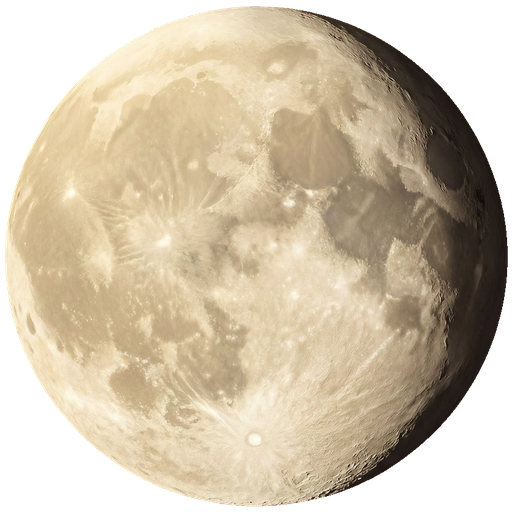
#> input picture tools/yuedeng/assets/img/moon.webp, 512 x 512 px; the run also reads 2 pictures not shown here
$ python gen_yuedeng_moon.py
#> lines starting #> are read from the running program, lines starting #| are printed output that depends on the picture; after the words box and inside, x2 and y2 are one past the last pixel; in counts of white or black regions, pixels touching at a corner belong together
"""Generate the 月下灯会 moon asset listed in docs/research/yuedeng-prompts.md.

The user rejected the CSS-drawn moon twice -- first "太像素化", then
"还是不好看，建议文生图月亮". CSS drawing is exhausted, so the moon becomes a
generated bitmap. This script never touches style.css / index.html / any game
module; another agent wires the asset in afterwards.

--------------------------------------------------------------------------
Gateway contract (docs/research/maas-image-api.md)
--------------------------------------------------------------------------
The ONLY working path is POST {MAAS_BASE_URL}/chat/completions with `content`
as a LIST of typed parts. /images/generations returns 400 "url error" on this
gateway and is never retried against -- this script has no code path to it.

`parameters.size` uses an ASTERISK ("1024*1024"); an 'x' silently falls back to
a square. Total pixels must sit in [589824, 16777216] or the gateway returns
HTTP 400 InvalidParameter, so a 512x512 asset CANNOT be requested directly --
it is generated at 1024*1024 and downscaled locally. Downscaling is a pipeline
step, not a fallback.

The image URL is at output.choices[0].message.content[i].image, an OSS URL that
expires in ~24h, so it is downloaded in the same breath it is returned.

The gateway has been returning quota errors (tpm_limit_exceeded,
"Allocated quota exceeded"). Those are retried with exponential backoff. An
asset that still fails after the retry budget is reported loudly, never skipped
silently.

--------------------------------------------------------------------------
SMOOTH pipeline -- the deliberate opposite of tests/gen_yueyan_pixels.py
--------------------------------------------------------------------------
The pixel pipeline (BOX reduce -> NEAREST snap -> palette quantize -> hard
alpha) is EXPLICITLY NOT USED. The user rejected the pixelated look. This file
contains no BOX, no NEAREST, no quantization and no alpha thresholding anywhere.

    raw 1024*1024 on a pure magenta #FF00FF ground
      -> chroma-key: distance-to-key mask (global tolerance)
      -> flood-fill region grow INWARD from the image border (border-connected
         component of that mask, grown by 4-neighbour dilation to a fixpoint)
      -> despill: strip the magenta cast off pixels still near the key colour
      -> halo cleanup: drop opaque border pixels that are basically bg colour
      -> 1-ring alpha erosion: kills the surviving background fringe
      -> crop to the opaque bounding box, squared, padded   (tight disc crop)
      -> Pillow **LANCZOS** downsample to 512x512           (smooth, not BOX)
      -> **lossless** WEBP

Why lossless WEBP: the moon is smooth gradients. Lossy WEBP ringing and
banding would re-introduce exactly the artefacts that make a gradient moon look
cheap. Lossless preserves every pixel exactly.

Why the tight bbox crop: the prompt asks for a >=12.5% composition margin, so
the disc would otherwise occupy only ~80% of the canvas and a 512px asset would
carry a ~410px disc -- below the 456px retina floor for the 228px display size.
Cropping to the disc makes the asset's full width BE the disc diameter, so the
wiring agent sets <img> width/height to the desired diameter with no conversion.

Why void RGB is refilled before resizing: LANCZOS over RGBA with (0,0,0,0)
voids drags the silhouette toward black and produces a dark fringe. Refilling
voids with the mean opaque colour keeps the edge cream-on-cream.

--------------------------------------------------------------------------
Determinism
--------------------------------------------------------------------------
Zero randomness in this file: no seeds, no shuffling, no random branches, and
every tie-break is over sorted sequences. The image model itself is NOT
deterministic and cannot be made so; the mitigation is that the raw PNG is
cached under docs/research/yuedeng-drafts/raw/ and reused, so a re-run never
calls the gateway and the shipped asset is byte-stable. Only --force re-rolls.

Usage:
    python tests/gen_yuedeng_moon.py                    # all 3, resumable
    python tests/gen_yuedeng_moon.py --only M-01        # subset
    python tests/gen_yuedeng_moon.py --only M-02 --force
    python tests/gen_yuedeng_moon.py --dry-run          # plan only, no network
    python tests/gen_yuedeng_moon.py --report           # objective metrics only
"""

import argparse
import json
import os
import sys
import time
import urllib.error
import urllib.request

import numpy as np
from PIL import Image

ROOT = os.path.dirname(os.path.dirname(os.path.abspath(__file__)))
SHIP_DIR = os.path.join(ROOT, "tools", "yuedeng", "assets", "img")
DRAFT_DIR = os.path.join(ROOT, "docs", "research", "yuedeng-drafts")
RAW_DIR = os.path.join(DRAFT_DIR, "raw")

# --------------------------------------------------------------------------
# Gateway contract
# --------------------------------------------------------------------------
CHAT_PATH = "/chat/completions"      # the ONLY path; /images/generations 400s
GEN_SIZE = "1024*1024"               # asterisk, NOT 'x'
GEN_W, GEN_H = 1024, 1024
MIN_TOTAL_PIXELS = 589_824           # = 768**2, boundary inclusive
MAX_TOTAL_PIXELS = 16_777_216        # = 4096**2

# Quota retry budget. tpm_limit_exceeded needs real minutes, not seconds.
QUOTA_MARKERS = ("tpm_limit_exceeded", "allocated quota exceeded",
                 "quota exceeded", "throttling", "rate limit", "too many requests")
RETRY_MAX = 6
BACKOFF_BASE = 25.0
BACKOFF_FACTOR = 2.0
BACKOFF_CAP = 300.0

# --------------------------------------------------------------------------
# Shipping geometry
# --------------------------------------------------------------------------
DISPLAY_PX = 228          # .moon in view-create (style.css:455)
RETINA_FLOOR = DISPLAY_PX * 2          # 456 px -- the crisp-on-retina floor
SHIP_SIZE = (512, 512)                 # 2.245x the display size, > 456
CROP_PAD_PX = 8                        # 1024-space pad around the disc bbox
WEBP_LOSSLESS = True                   # smooth gradients -> no lossy ringing

# --------------------------------------------------------------------------
# Keying tolerances (Euclidean distances in RGB).
# --------------------------------------------------------------------------
KEY_RGB = (255, 0, 255)    # pure magenta ground, asked for in the style suffix
BG_GLOBAL_TOL = 130.0      # a pixel this close to the key counts as background
HALO_TOL = 96.0            # fringe pixels still too close to the key to keep
ALPHA_CUT = 128            # >= this is opaque

# --------------------------------------------------------------------------
# Palette: exactly three tokens belong to the asset itself, plus the CSS-only
# halo token which is measured purely to prove no glow was baked in.
# --------------------------------------------------------------------------
PALETTE = [
    ("moon",     0xF2, 0xE4, 0xC4),   # --moon      disc base
    ("moon-dk",  0xC8, 0xB7, 0x95),   # --moon-dk   maria / limb transition
    ("moon-rim", 0x3A, 0x2E, 0x26),   # --moon-rim  limb darkening
    ("halo",     0xE8, 0xB8, 0x4B),   # --halo      CSS-only, must be ~0% here
]
HALO_MAX_PCT = 3.0         # a baked glow would push this up
SMOOTH_MIN_COLORS = 1500   # quantized pixel art carries <= 24; smooth carries thousands

# --------------------------------------------------------------------------
# Byte-identical style suffix. 3/3 prompts must end with exactly this line.
# --------------------------------------------------------------------------
# 流派钉定值。preflight 用它断言「风格必须钉定到某个具名流派」。
# 做成具名常量而非字面量，是为了让驱动脚本能合法地换流派（例如插画月），
# 同时这条守卫依然生效 —— 换流派是改设计决策，必须显式声明并留下痕迹，
# 而不是绕过检查。
GENRE_PIN = "写实天文月面摄影质感"

STYLE_SUFFIX = (
    "写实天文月面摄影质感，天文望远镜实拍风格，月面肌理柔和细腻明暗过渡自然，"
    "整体暖米白调，色板严格限定为月白#F2E4C4、月面暗部#C8B795、月缘墨褐#3A2E26，"
    "不得引入板外色，不偏冷蓝不偏银白不发青，画面绝无光晕光斑辉光星点云层，"
    "背景为纯品红#FF00FF纯色平涂，月轮边缘干净利落便于抠图，不用文字，不用水印，高清。"
)

NEG_MOON = (
    "文字，水印，签名，logo，text，watermark，signature，冷色调，蓝色调，银白色，"
    "青色，blue tone，光晕，辉光，光斑，镜头光晕，星空，星星，云层，云朵，玉兔，"
    "嫦娥，月宫，广寒宫，桂树，建筑剪影，人物剪影，动物剪影，卡通，插画，像素画，"
    "渐变高光，塑料厚涂，粗黑卡通描边，低分辨率，噪点，jpeg压缩伪影，多余物件，"
    "边框，月亮以外的任何物件"
)

# --------------------------------------------------------------------------
# Manifest: 3 rows. M-01 is the shipping asset; M-02 / M-03 are alternates so
# the user can pick one -- no agent in this harness can see images.
# --------------------------------------------------------------------------
ASSETS = [
    {
        "id": "M-01", "file": "moon.webp", "role": "primary",
        "body": (
            "一轮完整满月悬于画面正中，月轮为暖米白#F2E4C4 圆盘，月面布满柔和的环形山"
            "与暗色月海肌理，明暗起伏细腻自然，左上方受光略亮，月缘向墨褐#3A2E26 "
            "柔和暗化一圈，夜空辉光桂金#E8B84B 由画面外叠加本图绝不含任何辉光，"
            "不含任何建筑人物动物剪影与桂树月宫，背景为纯品红#FF00FF纯色平涂，"
            "月轮居中四周留出至少八分之一空白余量。"
        ),
    },
    {
        "id": "M-02", "file": "moon-b.webp", "role": "alternate",
        "body": (
            "一轮完整满月的正面特写，月轮为暖米白#F2E4C4 圆盘，月面上暗色月海#C8B795 "
            "与浅色高地对比清晰可辨，环形山边缘柔和不锐利，整体仍是低对比的柔和质感，"
            "月缘向墨褐#3A2E26 柔和暗化，夜空辉光桂金#E8B84B 由画面外叠加本图绝不含"
            "任何辉光，不含任何建筑人物动物剪影与桂树月宫，背景为纯品红#FF00FF纯色平涂，"
            "月轮居中四周留出至少八分之一空白余量。"
        ),
    },
    {
        "id": "M-03", "file": "moon-c.webp", "role": "alternate",
        "body": (
            "一轮柔和发亮的满月，月轮为暖米白#F2E4C4 圆盘，月面肌理极淡极柔和如薄雾，"
            "只有隐约的暗色斑块#C8B795 与轻微明暗起伏，月面中心略亮向四周渐柔，"
            "月缘向墨褐#3A2E26 柔和过渡，夜空辉光桂金#E8B84B 由画面外叠加本图绝不含"
            "任何辉光，不含任何建筑人物动物剪影与桂树月宫，背景为纯品红#FF00FF纯色平涂，"
            "月轮居中四周留出至少八分之一空白余量。"
        ),
    },
]

BODY_MIN_CHARS, BODY_MAX_CHARS = 50, 200


def full_prompt(asset):
    """Body + shared suffix. The suffix MUST be the last line (preflight relies on it)."""
    return asset["body"] + "\n" + STYLE_SUFFIX


# --------------------------------------------------------------------------
# Pre-flight: fail before spending a single request
# --------------------------------------------------------------------------
def preflight(assets):
    """Assert manifest invariants. Returns a list of fatal problem strings."""
    problems = []

    if len(assets) != 3:
        problems.append("manifest has %d rows, expected exactly 3 (1 primary + 2 alternates)"
                        % len(assets))

    ids = [a["id"] for a in assets]
    if len(set(ids)) != len(ids):
        problems.append("duplicate asset ids")
    files = [a["file"] for a in assets]
    if len(set(files)) != len(files):
        problems.append("duplicate file names")
    for f in files:
        if not f.endswith(".webp"):
            problems.append("%s is not .webp (PNG must not ship)" % f)
    if [a["role"] for a in assets].count("primary") != 1:
        problems.append("exactly one asset must be the primary shipping asset")

    # --- the byte-identity assertion, same shape as gen_yueyan_assets.py:350-361
    suffixes = {full_prompt(a).splitlines()[-1] for a in assets}
    if len(suffixes) != 1:
        problems.append("style suffix differs across assets (%d distinct)" % len(suffixes))
    elif next(iter(suffixes)) != STYLE_SUFFIX:
        problems.append("style suffix is not byte-identical to STYLE_SUFFIX")
    for a in assets:
        if not full_prompt(a).endswith(STYLE_SUFFIX):
            problems.append("%s prompt does not end with the shared suffix" % a["id"])

    # The genre must be pinned to a specific named kind, never a bare 国风.
    if GENRE_PIN not in STYLE_SUFFIX:
        problems.append("style suffix does not pin the declared genre %s" % GENRE_PIN)
    if "国风" in STYLE_SUFFIX or "Chinese style" in STYLE_SUFFIX:
        problems.append("style suffix contains a bare 国风 / Chinese style")

    total = GEN_W * GEN_H
    if not MIN_TOTAL_PIXELS <= total <= MAX_TOTAL_PIXELS:
        problems.append("generation size %d*%d = %d px is outside [%d, %d]"
                        % (GEN_W, GEN_H, total, MIN_TOTAL_PIXELS, MAX_TOTAL_PIXELS))
    if "*" not in GEN_SIZE or "x" in GEN_SIZE.replace("box", ""):
        problems.append("GEN_SIZE must use an asterisk separator, never 'x'")

    w, h = SHIP_SIZE
    if min(w, h) < RETINA_FLOOR:
        problems.append("shipping short edge %d < the %d px retina floor "
                        "(2x the %d px display size)" % (min(w, h), RETINA_FLOOR, DISPLAY_PX))
    if max(w, h) >= GEN_W:
        problems.append("shipping long edge %d must be < %d (downscale required)"
                        % (max(w, h), GEN_W))

    for a in assets:
        n = len(a["body"])
        if not BODY_MIN_CHARS <= n <= BODY_MAX_CHARS:
            problems.append("%s body is %d chars, must be %d-%d"
                            % (a["id"], n, BODY_MIN_CHARS, BODY_MAX_CHARS))

        # The chroma-key ground and the composition margin the flood fill needs.
        if "#FF00FF" not in a["body"]:
            problems.append("%s body lacks the #FF00FF chroma-key ground clause" % a["id"])
        if "空白余量" not in a["body"]:
            problems.append("%s body lacks a composition-margin clause, so the disc "
                            "may touch the border and the flood fill cannot reach it" % a["id"])
        if "八分之一" not in a["body"]:
            problems.append("%s body lacks the >=12.5%% margin clause" % a["id"])

        # The three asset tokens must be injected; the halo token must be
        # declared AND excluded, never authorised.
        for hexv in ("#F2E4C4", "#3A2E26"):
            if hexv not in a["body"] and hexv not in STYLE_SUFFIX:
                problems.append("%s declares neither in body nor suffix: %s" % (a["id"], hexv))
        if "#E8B84B" not in a["body"]:
            problems.append("%s body does not declare the halo token #E8B84B" % a["id"])
        if "绝不含任何辉光" not in a["body"]:
            problems.append("%s declares #E8B84B but never excludes it -- that would "
                            "authorise baking the glow, which must stay in CSS" % a["id"])

    # The halo hex must NOT be in the shared suffix: the glow is a per-phase CSS
    # variable (0.58 -> 0.14), so authorising it here would bake an unvarying glow.
    if "#E8B84B" in STYLE_SUFFIX:
        problems.append("halo hex is in the shared suffix, which would authorise "
                        "baking a glow that must vary per moon phase in CSS")

    banned = ["玉兔", "嫦娥", "月宫", "广寒宫", "桂树", "像素画", "文字", "水印"]
    missing = [b for b in banned if b not in NEG_MOON]
    if missing:
        problems.append("NEG_MOON is missing banned terms %s" % missing)

    return problems


# --------------------------------------------------------------------------
# .env handling -- robust, and never echoes the key
# --------------------------------------------------------------------------
def load_env():
    path = os.path.join(ROOT, ".env")
    env = {}
    if not os.path.exists(path):
        raise SystemExit("FATAL: repo-root .env not found at %s" % path)

    with open(path, encoding="utf-8") as fh:
        for raw in fh:
            line = raw.strip().lstrip("\ufeff")
            if not line or line.startswith("#"):
                continue
            if line.startswith("export "):
                line = line[len("export "):].lstrip()
            if "=" not in line:
                continue
            key, value = line.split("=", 1)
            key, value = key.strip(), value.strip()
            if len(value) >= 2 and value[0] == value[-1] and value[0] in ("'", '"'):
                value = value[1:-1]
            if key:
                env[key] = value

    missing = [k for k in ("MAAS_BASE_URL", "MAAS_API_KEY") if not env.get(k)]
    if missing:
        # Name the missing keys only -- never the value.
        raise SystemExit("FATAL: .env is missing or empty for %s" % ", ".join(missing))
    env.setdefault("MAAS_IMAGE_MODEL", "wan2.7-image-pro")
    return env


# --------------------------------------------------------------------------
# Gateway calls, with quota backoff
# --------------------------------------------------------------------------
# [222 lines left out: functions _post_once, _classify, request_image, download, border_connected, flood_background and 5 more, not called in this run]


# --------------------------------------------------------------------------
# Objective measurement. No visual judgement lives here -- no agent in this
# harness can see an image, so every check below is a number.
# --------------------------------------------------------------------------
def palette_shares(rgb, mask):
    """Nearest-of-4 assignment over opaque pixels. Shares sum to exactly 100.00."""
    flat = rgb[mask]
    if flat.size == 0:
        return None, 0
    tokens = np.array([[t[1], t[2], t[3]] for t in PALETTE], dtype=np.float64)
    d = np.sum((flat[:, None, :] - tokens[None, :, :]) ** 2, axis=2)
    counts = np.bincount(d.argmin(axis=1), minlength=len(PALETTE))
    total = int(counts.sum())
    shares = [round(100.0 * c / total, 2) for c in counts]
    top = int(np.argmax(shares))                    # give the residual to the biggest
    shares[top] = round(shares[top] + round(100.0 - sum(shares), 2), 2)
    return {PALETTE[i][0]: shares[i] for i in range(len(PALETTE))}, total


def inspect_ship(asset):
    """Return an objective report row for one shipped asset, or None if absent."""
    path = os.path.join(SHIP_DIR, asset["file"])
    if not os.path.exists(path):
        return None

    img = Image.open(path)
#> img is the input picture: PIL image 512x512 RGBA; mean R, G, B, A 163.7, 149.6, 125.8, 191.5
    arr = np.asarray(img.convert("RGBA"))
    rgb, alpha = arr[..., :3].astype(np.float64), arr[..., 3]
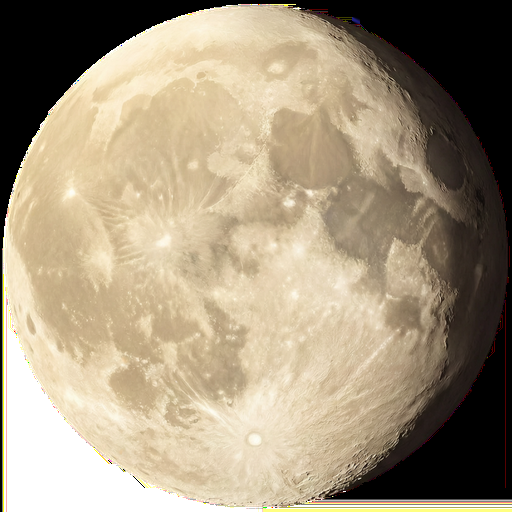
#> rgb: shape (512, 512, 3) float64; mean R, G, B 163.7, 149.6, 125.8
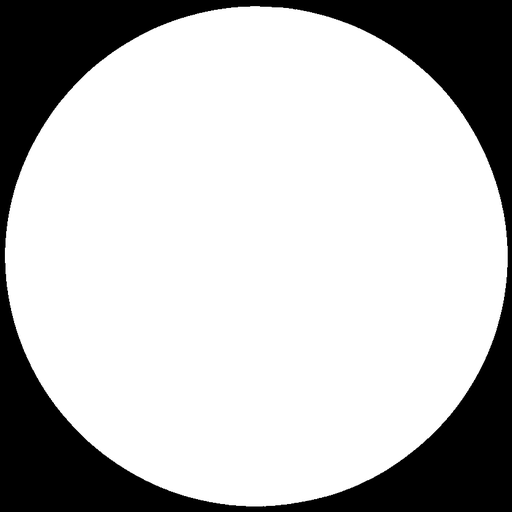
#> alpha: shape (512, 512); min 0, max 255, mean 191.5
    h, w = alpha.shape
    nbytes = os.path.getsize(path)

    corners = [int(alpha[0, 0]), int(alpha[0, w - 1]),
               int(alpha[h - 1, 0]), int(alpha[h - 1, w - 1])]
#> corners = [0, 0, 0, 0]
    centre = int(alpha[h // 2, w // 2])
#> centre = 255
    opaque = alpha >= ALPHA_CUT
#> opaque: shape (512, 512) bool; 75.1% white; 1 black region, box (x1, y1, x2, y2) and area: (0, 0, 512, 512) 65293
    void = alpha < ALPHA_CUT
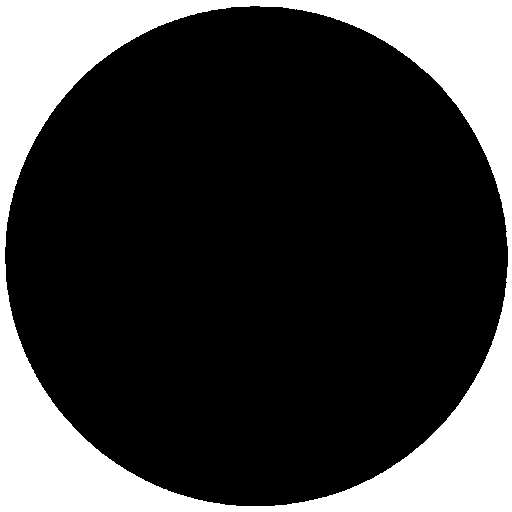
#> void: shape (512, 512) bool; 24.9% white; 1 white region, box (x1, y1, x2, y2) and area: (0, 0, 512, 512) 65293
    partial = int(np.sum((alpha > 0) & (alpha < 255)))
#> partial = 5090

    ys, xs = np.where(opaque)
    if ys.size:
        bbox_touches_edge = bool(xs.min() == 0 or xs.max() == w - 1
                                 or ys.min() == 0 or ys.max() == h - 1)
#> bbox_touches_edge = False
        mean_rgb = tuple(round(float(v), 1) for v in rgb[opaque].mean(axis=0))
#> mean_rgb = (192.7, 174.5, 144.2)
        colours = len({tuple(int(c) for c in px) for px in rgb[opaque].astype(int)})
#> colours = 25227
        # Mean |delta| between horizontally adjacent opaque pixels. A smooth
        # gradient gives a small number; a quantized pixel grid gives a large one.
        lum = arr[..., :1].astype(np.float64)
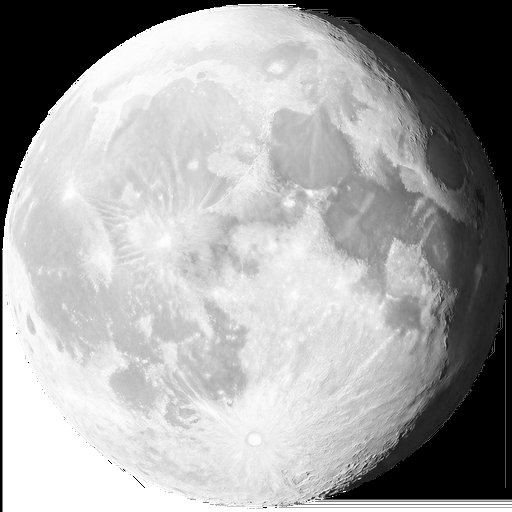
#> lum: shape (512, 512, 1) float64; min 0, max 255, mean 163.7
        edge = opaque[:, :-1] & opaque[:, 1:]
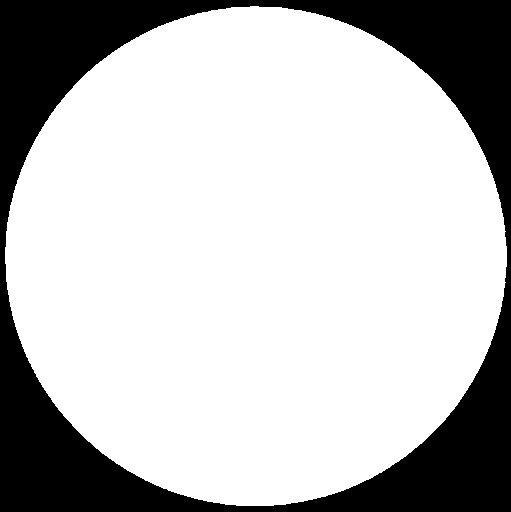
#> edge: shape (512, 511) bool; 75% white; 1 black region, box (x1, y1, x2, y2) and area: (0, 0, 511, 512) 65282
        grad = float(np.abs(np.diff(lum, axis=1))[edge].mean()) if edge.any() else 0.0
#> grad = 4.68
    else:
        bbox_touches_edge, mean_rgb, colours, grad = True, None, 0, 0.0

    shares, counted = palette_shares(rgb, opaque)
#> in palette_shares, `counts = np.bincount(d.argmin(axis=1), minlength=len(PALETTE))`: counts = [67046, 103225, 26580, 0]
#> (the rest of the program and of its run is left out)
